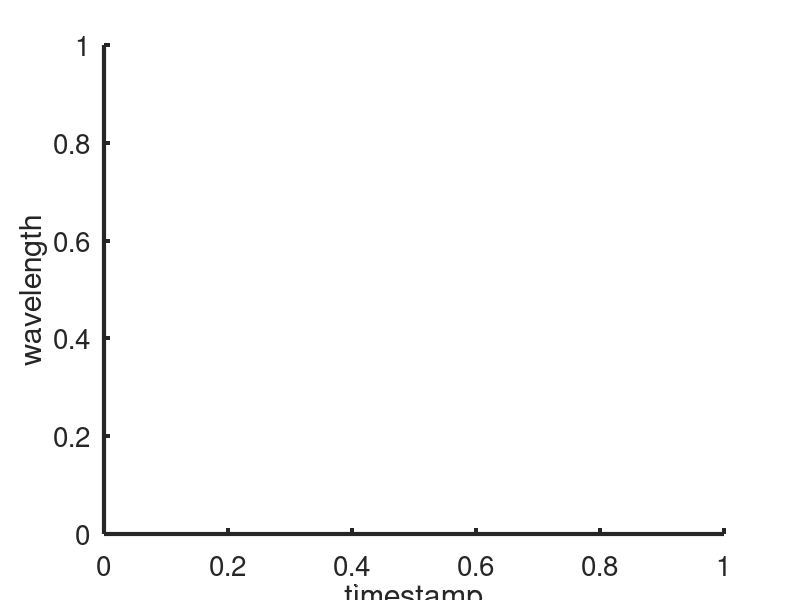

Reproduce this figure in MATLAB. (Note: this script raises an error after producing the figure.)
% test the effect of Moving average filter
% created in 05/2/2023 by YangshengXu
close all;
num_point = 6000;

% namefile = 'validation.xls'; % data used to validate the calibration matrix
% num_trial = 1:1:5;
% curvature = [0,0.25,0.8,1.0,1.25,3.125]; % constant curvature curve
 
namefile = 'calibration.xls';
num_trial = 1:1:5;
curvature = [0.5 1.6 2 2.5 3.2];

ilustration = figure;
set(ilustration,'position',[10,10,2300,700]);
ax = subplot(1,3,[1 2 3]);
%ax2 = subplot(1,3,2);
%ax3 = subplot(1,3,3);
set(ax,'FontSize',20,'LineWidth',3)
hold(ax,"on")
xlabel(ax,'timestamp')
ylabel(ax,'wavelength')

AA1_ch1_plot = animatedline(ax,'Color','r','LineWidth',3);
AA2_ch1_plot = animatedline(ax,'Color','g','LineWidth',3);
AA3_ch1_plot = animatedline(ax,'Color','b','LineWidth',3);
AA4_ch1_plot = animatedline(ax,'Color','k','LineWidth',3);

% AA1_ch2_plot = animatedline(ax2,'Color','r','LineWidth',3);
% AA2_ch2_plot = animatedline(ax2,'Color','g','LineWidth',3);
% AA3_ch2_plot = animatedline(ax2,'Color','b','LineWidth',3);
% AA4_ch2_plot = animatedline(ax2,'Color','k','LineWidth',3);
% 
% AA1_ch3_plot = animatedline(ax3,'Color','r','LineWidth',3);
% AA2_ch3_plot = animatedline(ax3,'Color','g','LineWidth',3);
% AA3_ch3_plot = animatedline(ax3,'Color','b','LineWidth',3);
% AA4_ch3_plot = animatedline(ax3,'Color','k','LineWidth',3);

legend(ax,'AA1','AA2','AA3','AA4')
% legend(ax2,'AA1','AA2','AA3','AA4')
% legend(ax3,'AA1','AA2','AA3','AA4')
title(ax,'FBG reading')
% title(ax2,'FBG reading for ch2')
% title(ax3,'FBG reading for ch3')

% focus on CH1 AA1 1546 - 1547
%ylim(ax,[1546 1547])


% collect all the data
trial_0d = []; % only consider the data with 0deg
for i = 1:size(curvature,2) % for all curves
    curve = num2str(curvature(i));
    % temp compensation
    for tri = num_trial
        sheet_name = strcat('trial',num2str(tri),'_',curve,'mm');
        data = readmatrix(namefile,'Sheet',strcat(sheet_name,'_0deg'));
        trial_0d = [trial_0d ; data]; % dim: 1*numAA*numCH

    end
end

% get the dimension of data
[row,col] = size(trial_0d);
timestamp = 1;

while(timestamp <= row)
    cal_data = trial_0d(timestamp,:);
    if timestamp < num_point
        xlim(ax,[0 num_point-1])
    else
        xlim(ax,[timestamp - num_point + 1 timestamp])
    end
    

    % in form of ch1AA1 ch1AA2 ch1AA3 ...
    addpoints(AA1_ch1_plot,timestamp,cal_data(1))
    %addpoints(AA2_ch1_plot,timestamp,cal_data(2))
    %addpoints(AA3_ch1_plot,timestamp,cal_data(3))
    %addpoints(AA4_ch1_plot,timestamp,cal_data(4))

%     addpoints(AA1_ch2_plot,timestamp,cal_data(5))
%     addpoints(AA2_ch2_plot,timestamp,cal_data(6))
%     addpoints(AA3_ch2_plot,timestamp,cal_data(7))
%     addpoints(AA4_ch2_plot,timestamp,cal_data(8))
%     addpoints(AA1_ch3_plot,timestamp,cal_data(9))
%     addpoints(AA2_ch3_plot,timestamp,cal_data(10))
%     addpoints(AA3_ch3_plot,timestamp,cal_data(11))
%     addpoints(AA4_ch3_plot,timestamp,cal_data(12))

    timestamp = timestamp + 1;
    pause(0.01)
end